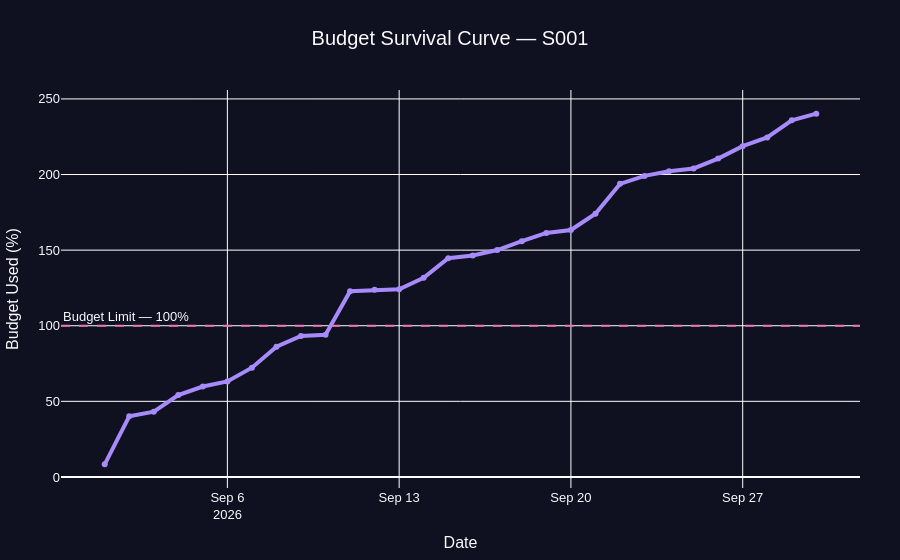

This figure's notebook cell:
### Code cell
fig3 = go.Figure()

fig3.add_trace(
    go.Scatter(
        x=student_budget_data["date"],
        y=student_budget_data["budget_used_pct"],
        mode="lines+markers",
        name="Budget Used",
        line=dict(
            color=COLORS["purple"],
            width=4
        )
    )
)

fig3.add_hline(
    y=100,
    line_dash="dash",
    line_color=COLORS["pink"],
    annotation_text="Budget Limit — 100%",
    annotation_position="top left"
)

fig3.update_layout(
    xaxis_title="Date",
    yaxis_title="Budget Used (%)"
)

fig3 = style_chart(
    fig3,
    f" Budget Survival Curve — {selected_student}"
)

fig3.show()

### Figure 1 — Plotly figure (JSON) as saved in the notebook; plotly's stock layout.template omitted (floating-point values rounded to 4 significant figures)
{"data": [{"line": {"color": "#A78BFA", "width": 4}, "mode": "lines+markers", "name": "Budget Used", "type": "scatter", "x": ["2026-09-01T00:00:00.000000000", "2026-09-02T00:00:00.000000000", "2026-09-03T00:00:00.000000000", "2026-09-04T00:00:00.000000000", "2026-09-05T00:00:00.000000000", "2026-09-06T00:00:00.000000000", "2026-09-07T00:00:00.000000000", "2026-09-08T00:00:00.000000000", "2026-09-09T00:00:00.000000000", "2026-09-10T00:00:00.000000000", "2026-09-11T00:00:00.000000000", "2026-09-12T00:00:00.000000000", "2026-09-13T00:00:00.000000000", "2026-09-14T00:00:00.000000000", "2026-09-15T00:00:00.000000000", "2026-09-16T00:00:00.000000000", "2026-09-17T00:00:00.000000000", "2026-09-18T00:00:00.000000000", "2026-09-19T00:00:00.000000000", "2026-09-20T00:00:00.000000000", "2026-09-21T00:00:00.000000000", "2026-09-22T00:00:00.000000000", "2026-09-23T00:00:00.000000000", "2026-09-24T00:00:00.000000000", "2026-09-25T00:00:00.000000000", "2026-09-26T00:00:00.000000000", "2026-09-27T00:00:00.000000000", "2026-09-28T00:00:00.000000000", "2026-09-29T00:00:00.000000000", "2026-09-30T00:00:00.000000000"], "y": [8.325, 40.16, 43.18, 54.14, 59.82, 63.19, 72.24, 86.18, 93.27, 94.04, 122.8, 123.7, 124.1, 131.7, 144.7, 146.5, 150.1, 155.9, 161.4, 163.3, 174.1, 193.8, 199.1, 202.2, 204.0, 210.5, 218.7, 224.5, 235.8, 240.3]}], "layout": {"annotations": [{"showarrow": false, "text": "Budget Limit — 100%", "x": 0, "xanchor": "left", "xref": "x domain", "y": 100, "yanchor": "bottom", "yref": "y"}], "autosize": true, "font": {"color": "#F8FAFC", "family": "Arial", "size": 13}, "hovermode": "closest", "margin": {"b": 50, "l": 40, "r": 40, "t": 90}, "paper_bgcolor": "#0F1020", "plot_bgcolor": "#0F1020", "shapes": [{"line": {"color": "#F472B6", "dash": "dash"}, "type": "line", "x0": 0, "x1": 1, "xref": "x domain", "y0": 100, "y1": 100, "yref": "y"}], "title": {"font": {"size": 20}, "text": " Budget Survival Curve — S001", "x": 0.5, "xanchor": "center"}, "xaxis": {"autorange": true, "range": ["2026-08-30 04:01:19.1209", "2026-10-01 19:58:40.8791"], "title": {"text": "Date"}, "type": "date"}, "yaxis": {"autorange": true, "range": [-10.22, 258.8], "title": {"text": "Budget Used (%)"}, "type": "linear"}}}
